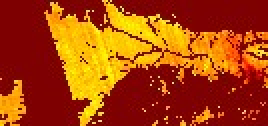
#> input picture week4/test1.jpg, 134 x 63 px (shown 2 times larger)
$ python imgstats.py
#> lines starting #> are read from the running program, lines starting #| are printed output that depends on the picture
# Import statistics Library
from sklearn import preprocessing
import numpy as np
from PIL import Image, ImageMath, ImageStat, ImageChops
import matplotlib.pyplot as plt


im = Image.open("test1.jpg")
#> im is the input picture: PIL image 134x63 RGB; mean R, G, B 169.6, 64.9, 9.4
mask = Image.open("raw1.jpg")
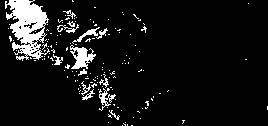
#> input picture week4/runs/1/raw1.jpg, 268 x 126 px, found by its file name
#> mask is the input picture: PIL image 268x126 L; min 0, max 255, mean 21.7
#mask = ImageChops.invert(mask)

# The file format of the source file.
print(mask.format) # Output: JPEG
#| JPEG

# The pixel format used by the image. Typical values are "1", "L", "RGB", or "CMYK."
print(mask.mode) # Output: RGB
#| L

# Image size, in pixels. The size is given as a 2-tuple (width, height).
print(mask.size) # Output: (1920, 1280)
#| (268, 126)

# Colour palette table, if any.
#print(im.palette) # Output: None

im = ImageChops.subtract(im, mask.convert("RGB"))
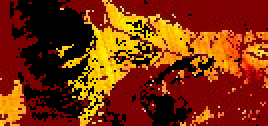
#> im: PIL image 134x63 RGB (shown 2 times larger); mean R, G, B 123.8, 46, 7
r, g, b = im.split()
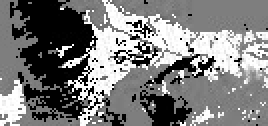
#> r: PIL image 134x63 L (shown 2 times larger); min 0, max 255, mean 123.8
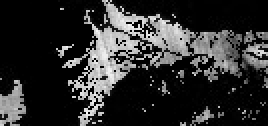
#> g: PIL image 134x63 L (shown 2 times larger); min 0, max 248, mean 46
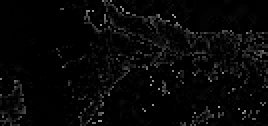
#> b: PIL image 134x63 L (shown 2 times larger); min 0, max 167, mean 7

#g = g.point(lambda i: i > 10 and 255)

#normalize
#> (the run stopped early here; a loop or call above may not have finished)
